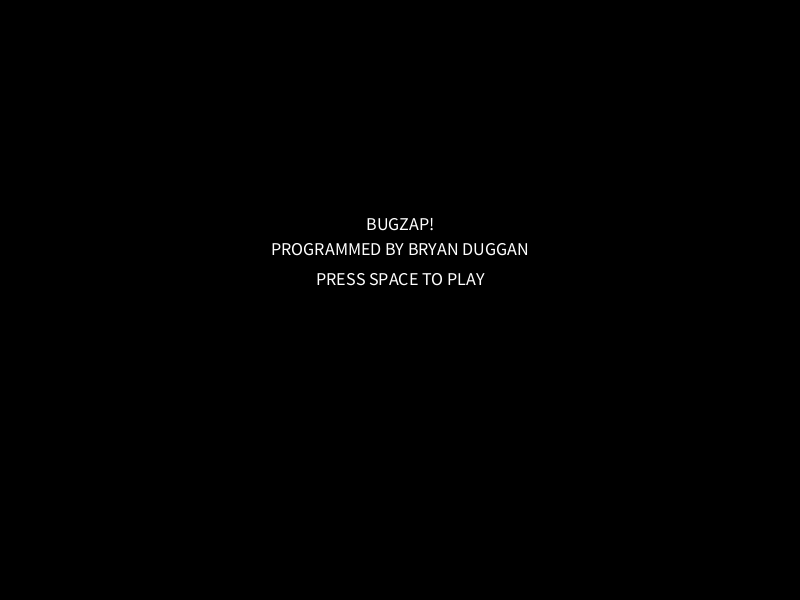
Frame 1 (no input)
Frame 60 (the mouse pressed at the canvas centre just before this capture): identical to frame 1, image omitted
Frame 120 (the mouse held since frame 60 and released just before this capture): identical to frame 1, image omitted

The Processing sketch that drew this single still picture (run headless with seeded random() and noise(); from frame 60 on, the mouse is pressed at the canvas centre):

// Processing sketch: bugzap
// ── bugzap.pde
// Bugzap game
// Oringal Author: Bryan Duggan
// 
// Title: Lab 2 Exercise
// Name: Chenxi Zhang
// Date: 19.9.17

public void setup() {
  size(800, 600);
  smooth(); 
  frameRate(60);
  // Playground = 30, 770
  centerX = width / 2;
  centerY = height / 2;
  playerX = width / 2;
  playerY = height - 50;
  halfL = sqrt(1600/3) / 2;
  gameStatus = false;
  playerSpeed = 6;
}
float halfL;
float centerX, centerY;
float playerX, playerY, playerSpeed;
float bugPosX, bugPosY, bugSpeed;
int score = 0;
boolean gameStatus, gameOver;
boolean left, right, up;

public void draw() {
  // Background to black
  background(0, 0, 0);
  // test borders
  //line(50, 30, 50, 570);
  //line(50, 30, 750, 30);
  //line(750, 570, 50, 570);
  //line(750, 30, 750, 570);
  if (gameStatus) {
    textAlign(LEFT);
    fill(#FFFFFF);
    textSize(14);
    text("Score " + score, 10, 15);
    stroke(255, 255, 255);
    fill(0, 0, 0);
    SpawnPlayer();
    SpawnBug();
    if (frameCount % 40 == 0) {
      if (bugPosY <= centerY) {
        bugSpeed = random(10, 25);
      } else {
        bugSpeed = random(30, 40);  
      }
      bugPosX = random(bugPosX - bugSpeed, bugPosX + bugSpeed);
      bugPosY = random(bugPosY, bugPosY + bugSpeed);
      bugPosX = CheckBound(bugPosX);
    }
    if (bugPosY > playerY) {
      gameOver = true;
      gameStatus = false;
    }
  } else {
    if (gameOver) {
      textAlign(CENTER);
      textSize(24);
      text("GAME OVER", centerX, centerY - 120);
      text("Score " + score, centerX, centerY - 80);
    }
    Splash(); 
  }
}

public float CheckBound(float position) {
  if (position < 50) {
    position = random(position, position + bugSpeed);
  } else if (position > 750) {
    position = random(position - bugSpeed, position);
  } 
  return position;
}

public void SpawnBug() {
  // main triangle
  triangle(bugPosX, bugPosY, bugPosX - halfL, bugPosY + 20, bugPosX + halfL, bugPosY + 20);
  // legs
  triangle(bugPosX, bugPosY + 20, bugPosX - 6, bugPosY + 20, bugPosX - 9, bugPosY + 25);
  triangle(bugPosX, bugPosY + 20, bugPosX + 6, bugPosY + 20, bugPosX + 9, bugPosY + 25);
  // eyes
  ellipse(bugPosX - 2, bugPosY + 9, 1, 1);
  ellipse(bugPosX + 2, bugPosY + 9, 1, 1);
  // mouth
  line(bugPosX - 2, bugPosY + 12, bugPosX + 2, bugPosY + 12);
}

public void SpawnPlayer() {
 // Bot Part
 // One horizontal line
 line(playerX - 14, playerY + 20, playerX + 14, playerY + 20);
 // Two vertical lines
 line(playerX - 14, playerY + 20, playerX - 14, playerY + 14);
 line(playerX + 14, playerY + 20, playerX + 14, playerY + 14);
 // Two slanted lines
 line(playerX - 14, playerY + 14, playerX - 10, playerY + 12);
 line(playerX + 14, playerY + 14, playerX + 10, playerY + 12);
 // Top Horizontal line
 line(playerX - 10, playerY + 12, playerX + 10, playerY + 12);
 // Mid Lazer
 line(playerX, playerY + 12, playerX, playerY + 10);
}

public void Splash() {
  fill(255, 255, 255);
  textSize(18);
  textAlign(CENTER);
  if (!gameOver) {
    text("BUGZAP!", centerX, centerY - 70);
    text("PROGRAMMED BY BRYAN DUGGAN", centerX, centerY - 45);
  }
  text("PRESS SPACE TO PLAY", centerX, centerY - 15);
}

public void ResetBug() {
  bugPosX = random(50, 750);
  bugPosY = 30;  
}

public void keyPressed() {
  if (keyCode == LEFT) {
    left = true;
  } else if(keyCode == RIGHT) {
    right = true;
  }
  
  if (keyCode == UP) {
    up = true;
  }
  
  if (left) {
    playerX -= playerSpeed; 
  }
  
  if (right) {
    playerX += playerSpeed; 
  }
  
  if (up) {
    line(playerX, playerY + 12, playerX, 0);
    if(dist(playerX, playerY +12, bugPosX, playerY + 12) < halfL) {
      score++;
      ResetBug();
      SpawnBug();
    }
  }
  if (!gameStatus) {
    if (keyCode == ' ') {
      gameStatus = true; 
      gameOver = false;
      ResetBug();
      score = 0;
    }
  }
}

public void keyReleased() {
 if (keyCode == UP) {
   up = false; 
 }
 if (keyCode == LEFT) {
   left = false; 
 }
 if (keyCode == RIGHT) {
   right = false; 
 }
}
